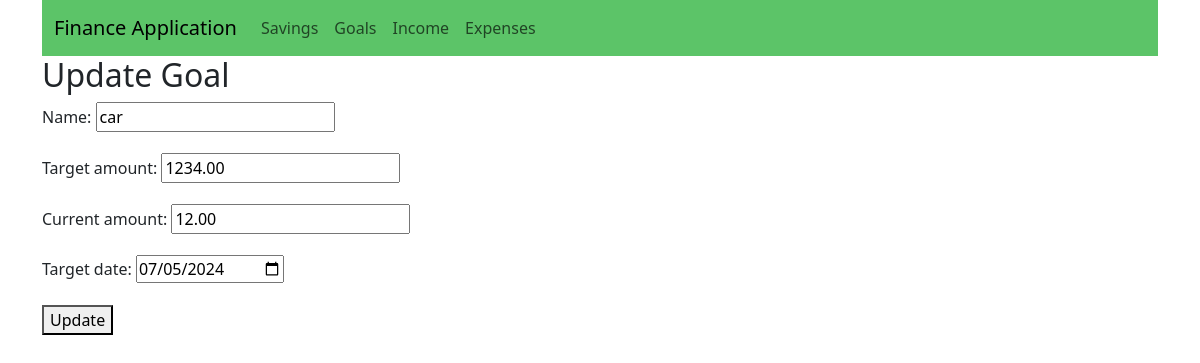
Page /finance/update-goal/15/ (signed in) on the committed database.
### finance/models.py (models this page shows, shortened)
class Goals(models.Model):
    user = models.ForeignKey(User, on_delete=models.CASCADE)
    name = models.CharField(max_length=200)
    target_amount = models.DecimalField(max_digits=10, decimal_places=2)
    current_amount = models.DecimalField(max_digits=10, decimal_places=2)
    target_date = models.DateField()
    created_at = models.DateTimeField(auto_now_add=True)
    updated_at = models.DateTimeField(auto_now=True)

### finance/views.py (the view)
# urls.py: path('update-goal/<int:goal_id>/', update_goal, name='update_goal'),
@login_required
def update_goal(request, goal_id):
    goal = get_object_or_404(Goals, id=goal_id, user=request.user)
    user = request.user
    user_id = user.id
    goals = Goals.objects.filter(user_id=user_id)
    if request.method == 'POST':
        form = GoalForm(request.POST, instance=goal)
        if form.is_valid():
            form.save()
            return render(request, 'goal_home.html', {'goals': goals})
    else:
        form = GoalForm(instance=goal)
    return render(request, 'update_goal.html', {'form': form})

### finance_application/forms.py (shortened to what this page needs)
class GoalForm(forms.ModelForm):
    target_date = forms.DateField(
        widget=forms.DateInput(attrs={'type': 'date', 'min': date.today().strftime('%Y-%m-%d')}),
        initial=date.today,
    )
    class Meta:
        model = Goals
        fields = ['name', 'target_amount', 'current_amount', 'target_date']

### dashboard/templates/goals/update_goal.html (shortened to what this page needs)
{% extends "base.html" %}
    {% block content %}
        <h2>Update Goal</h2>
        <form method="post">
            {{ form.as_p }}
            <button type="submit">Update</button>
        </form>
    {% endblock %}

### rows in the picture
Goals: name "car", target_amount "1234.00", current_amount "12.00", target_date "07/05/2024"
